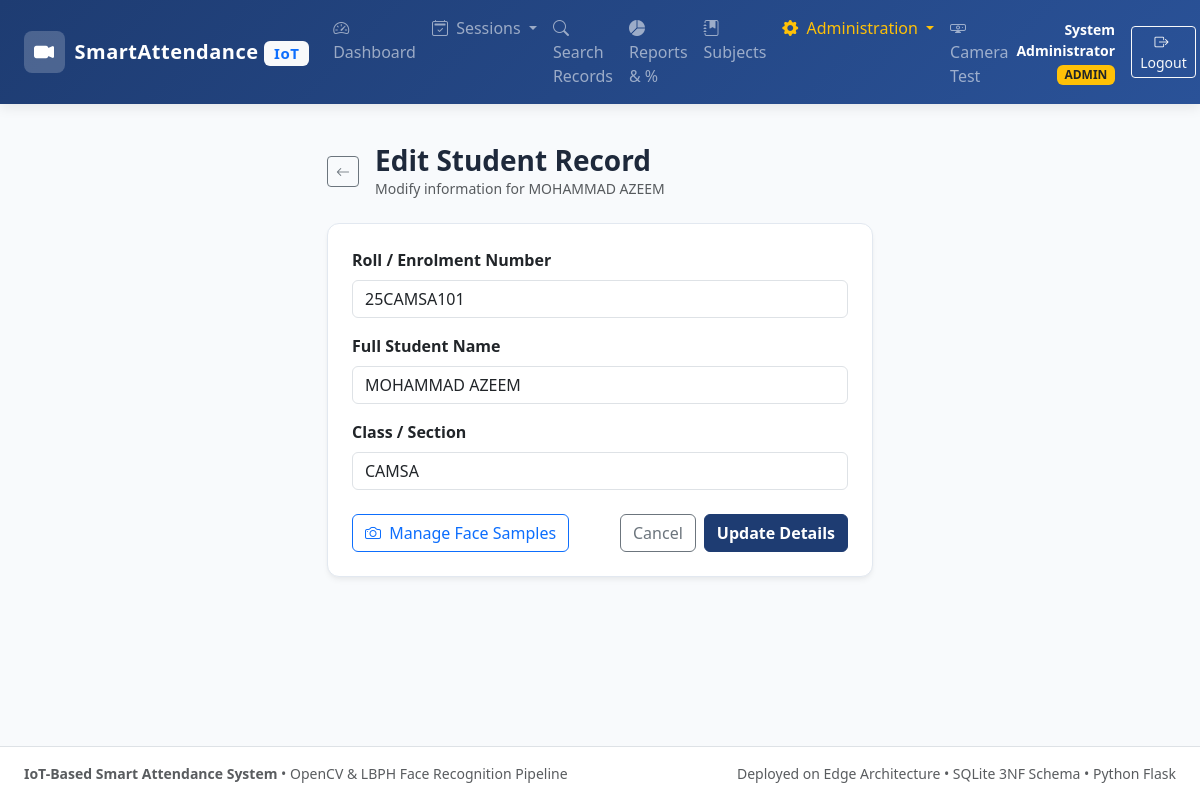
Page /admin/students/12/edit (signed in) on the committed database.
### tables this page shows
CREATE TABLE students (
            student_id INTEGER PRIMARY KEY AUTOINCREMENT,
            roll_no TEXT UNIQUE NOT NULL,
            full_name TEXT NOT NULL,
            class_name TEXT NOT NULL,
            is_active BOOLEAN NOT NULL DEFAULT 1,
            registered_at TIMESTAMP NOT NULL DEFAULT CURRENT_TIMESTAMP,
            registered_by INTEGER NOT NULL,
            FOREIGN KEY (registered_by) REFERENCES users(user_id) ON DELETE RESTRICT
        );

### app.py (the view, shortened to what this page needs)
@app.route('/admin/students/<int:student_id>/edit', methods=['GET', 'POST'])
@admin_required
def edit_student(student_id):
    conn = get_db_connection()
    cur = conn.cursor()
    cur.execute("SELECT * FROM students WHERE student_id = ?", (student_id,))
    student = cur.fetchone()
    conn.close()
    if not student:
        flash("Student record not found.", "warning")
        return redirect(url_for('students_list'))
    return render_template('admin/student_edit.html', student=student)

### app.py (called while the page is built)
def admin_required(f):
    @wraps(f)
    def decorated_function(*args, **kwargs):
        if 'user_id' not in session:
            flash("Please log in to access this page.", "warning")
            return redirect(url_for('login'))
        if session.get('role') != 'ADMIN':
            flash("Access denied: Administrator privileges required.", "danger")
            return redirect(url_for('dashboard'))
        return f(*args, **kwargs)
    return decorated_function

@app.context_processor
def inject_user():
    return {
        'current_user': {
            'user_id': session.get('user_id'),
            'username': session.get('username'),
            'full_name': session.get('full_name'),
            'role': session.get('role')
        } if 'user_id' in session else None,
        'now': datetime.datetime.now()
    }

### database.py (called while the page is built)
def get_db_connection():
    db_path = Config.DATABASE_PATH
    os.makedirs(os.path.dirname(db_path), exist_ok=True)
    conn = sqlite3.connect(db_path, timeout=10.0)
    conn.row_factory = sqlite3.Row
    conn.execute("PRAGMA foreign_keys = ON;")
    return conn

### templates/admin/student_edit.html (shortened to what this page needs)
{% extends 'base.html' %}
{% block content %}
<div class="container py-4">
  <div class="row justify-content-center">
    <div class="col-md-7 col-lg-6">
      <div class="d-flex align-items-center mb-4">
        <a href="{{ url_for('students_list') }}" class="btn btn-outline-secondary btn-sm me-3">
          <i class="bi bi-arrow-left"></i>
        </a>
        <div>
          <h3 class="fw-bold mb-0">Edit Student Record</h3>
          <p class="text-muted small mb-0">Modify information for {{ student.full_name }}</p>
        </div>
      </div>
      <div class="card card-custom p-4">
        <form method="POST" action="{{ url_for('edit_student', student_id=student.student_id) }}">
          <div class="mb-3">
            <label class="form-label fw-semibold">Roll / Enrolment Number</label>
            <input type="text" name="roll_no" class="form-control" value="{{ student.roll_no }}" required>
          </div>
          <div class="mb-3">
            <label class="form-label fw-semibold">Full Student Name</label>
            <input type="text" name="full_name" class="form-control" value="{{ student.full_name }}" required>
          </div>
          <div class="mb-4">
            <label class="form-label fw-semibold">Class / Section</label>
            <input type="text" name="class_name" class="form-control" value="{{ student.class_name }}" required>
          </div>
          <div class="d-flex justify-content-between align-items-center">
            <a href="{{ url_for('capture_face_samples', student_id=student.student_id) }}" class="btn btn-outline-primary">
              <i class="bi bi-camera me-1"></i> Manage Face Samples
            </a>
            <div class="d-flex gap-2">
              <a href="{{ url_for('students_list') }}" class="btn btn-outline-secondary">Cancel</a>
              <button type="submit" class="btn btn-primary-custom">Update Details</button>
            </div>
          </div>
        </form>
      </div>
    </div>
  </div>
</div>
{% endblock %}

### static/css/style.css (style rules this page uses)
:root { --primary-color: #1e3c72; --primary-dark: #142850; --secondary-color: #2a5298; --accent-color: #00adb5; --accent-hover: #00878e; --success-color: #10b981; --warning-color: #f59e0b; --danger-color: #ef4444; --dark-bg: #0f172a; --card-bg: #ffffff; --body-bg: #f8fafc; --text-primary: #1e293b; --text-muted: #64748b; --border-color: #e2e8f0; }
body { font-family: 'Segoe UI', system-ui, -apple-system, BlinkMacSystemFont, Roboto, sans-serif; background-color: var(--body-bg); color: var(--text-primary); min-height: 100vh; display: flex; flex-direction: column; }
.card-custom { border: 1px solid var(--border-color); border-radius: 12px; box-shadow: 0 4px 6px -1px rgba(0, 0, 0, 0.05), 0 2px 4px -1px rgba(0, 0, 0, 0.03); background: var(--card-bg); transition: transform 0.2s ease, box-shadow 0.2s ease; }
.btn-primary-custom { background-color: var(--primary-color); border-color: var(--primary-color); color: #ffffff; font-weight: 600; }

### rows in the picture
students: full_name "MOHAMMAD AZEEM", roll_no "25CAMSA101", class_name "CAMSA"

### other values in the picture
{{ current_user.full_name }} "System Administrator"
{{ current_user.role }} "ADMIN"
